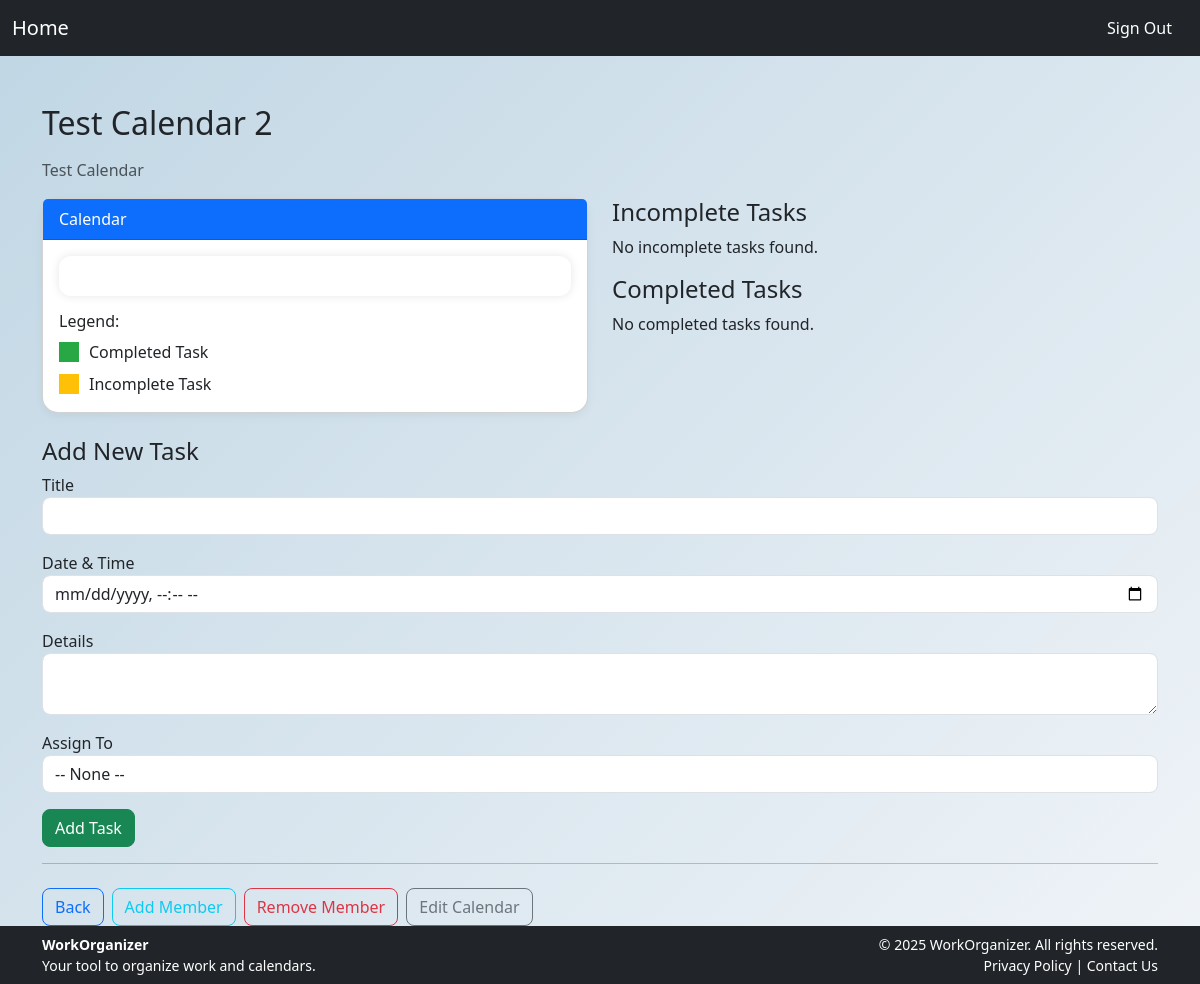
The page /view_calendar.php?id=2 (signed in) on the database its author committed.
### tables this page shows
CREATE TABLE `users_calendars` (
  `id` int(3) NOT NULL,
  `calendar_id` int(11) NOT NULL,
  `user_id` int(11) NOT NULL,
  `role_id` int(11) NOT NULL
);

CREATE TABLE `calendars` (
  `id` int(11) NOT NULL,
  `title` varchar(100) NOT NULL,
  `description` text NOT NULL
);

### view_calendar.php (the view, shortened to what this page needs)
<?php
include 'header.php';
$host = 'localhost';
$db = 'workorganizer_db';
$user = 'root';
$pass = '';
try {
    $pdo = new PDO("mysql:host=$host;dbname=$db;charset=utf8mb4", $user, $pass);
    $pdo->setAttribute(PDO::ATTR_ERRMODE, PDO::ERRMODE_EXCEPTION);
} catch (PDOException $e) {
    die("DB connection failed: " . $e->getMessage());
}
$userId = $_SESSION['user_id'] ?? null;
$calendarId = isset($_GET['id']) ? intval($_GET['id']) : null;
$stmt = $pdo->prepare("
SELECT * FROM calendars c
JOIN users_calendars uc
ON c.id = uc.calendar_id
WHERE c.id = ? AND uc.user_id = ?");
$stmt->execute([$calendarId, $userId]);
$calendar = $stmt->fetch(PDO::FETCH_ASSOC);
$stmt = $pdo->prepare("
    SELECT rp.permission_id
    FROM role_permissions rp
    JOIN users_calendars uc
    ON uc.role_id = rp.role_id
    WHERE uc.calendar_id = ? AND uc.user_id = ?
");
$stmt->execute([$calendarId, $userId]);
$userRolePermission = $stmt->fetchAll(PDO::FETCH_COLUMN);
$incompleteEvents = $pdo->prepare("
    SELECT e.*, u.name AS assigned_to
    FROM events e
    LEFT JOIN task_assignments ta ON e.event_id = ta.event_id
    LEFT JOIN users u ON ta.user_id = u.user_id
    WHERE e.calendar_id = ? AND e.is_complete = 0
    ORDER BY e.date ASC
");
$incompleteEvents->execute([$calendarId]);
$incompleteEvents = $incompleteEvents->fetchAll(PDO::FETCH_ASSOC);
$completeEvents = $pdo->prepare("SELECT * FROM events WHERE calendar_id = ? AND is_complete = 1 ORDER BY date ASC");
$completeEvents->execute([$calendarId]);
$completeEvents = $completeEvents->fetchAll(PDO::FETCH_ASSOC);
$editingEvent = null;
?>
<!DOCTYPE html>
<html lang="en">
<head>
    <link rel="stylesheet" href="https://cdn.jsdelivr.net/npm/bootstrap@5.3.0/dist/css/bootstrap.min.css">
    <link rel="stylesheet" href="https://cdn.jsdelivr.net/npm/bootstrap-icons@1.10.5/font/bootstrap-icons.css">
    <link rel="stylesheet" href="https://cdnjs.cloudflare.com/ajax/libs/fullcalendar/3.10.2/fullcalendar.min.css">
    <link rel="stylesheet" href="https://cdnjs.cloudflare.com/ajax/libs/animate.css/4.1.1/animate.min.css"/>
</head>
<body>
<main class="container mt-5">
    <h2 class="mb-3"><?= htmlspecialchars($calendar['title']) ?></h2>
    <p class="text-muted"><?= htmlspecialchars($calendar['description']) ?></p>
    <div class="row">
        <div class="col-md-6">
            <div class="card mb-4">
                <div class="card-header bg-primary text-white">Calendar</div>
                <div class="card-body">
                    <div id="calendar"></div>
                    <div class="mt-3">
                        <h6>Legend:</h6>
                        <div class="d-flex align-items-center mb-2">
                            <div style="width: 20px; height: 20px; background-color: #28a745; margin-right: 10px;"></div>
                            <span>Completed Task</span>
                        </div>
                        <div class="d-flex align-items-center">
                            <div style="width: 20px; height: 20px; background-color: #ffc107; margin-right: 10px;"></div>
                            <span>Incomplete Task</span>
                        </div>
                    </div>
                </div>
            </div>
        </div>
        <div class="col-md-6">
            <h4>Incomplete Tasks</h4>
            <?php if ($incompleteEvents): ?>
                <ul class="list-group mb-4">
                <?php foreach($incompleteEvents as $event): ?>
                    <li class="list-group-item d-flex justify-content-between align-items-start animate__animated animate__fadeIn">
                        <div>
                            <strong><?= htmlspecialchars($event['title']) ?></strong><br>
                            <small><?= htmlspecialchars($event['date']) ?></small>
                            <p><?= nl2br(htmlspecialchars($event['details'])) ?></p>
                            <?php if (!empty($event['assigned_to'])): ?>
                                <small class="text-muted">Assigned to: <?= htmlspecialchars($event['assigned_to']) ?></small>
                            <?php endif; ?>
                        </div>
                        <div>
                        <?php if(in_array(5, $userRolePermission)) {
                            echo '<button class="btn btn-sm btn-success toggle-complete" data-event-id="'.$event['event_id'].'" data-status="1" title="Mark Complete">
                                <i class="bi bi-check-circle"></i>
                            </button>';
                            }
                             if(in_array(4, $userRolePermission)) {
                            echo '<a href="?id='.$calendarId.'&edit_event='.$event['event_id'].'" class="btn btn-sm btn-outline-primary" title="Edit">
                                <i class="bi bi-pencil-square"></i>
                            </a>';
                             }
                            if(in_array(8, $userRolePermission)) {
                            echo '<a href="?id='.$calendarId.'&delete_event='.$event['event_id'].'" class="btn btn-sm btn-outline-danger" title="Delete">
                                <i class="bi bi-trash"></i>
                            </a>';
                            }
                            ?>
                        </div>
                    </li>
                <?php endforeach; ?>
                </ul>
            <?php else: ?>
                <p>No incomplete tasks found.</p>
            <?php endif; ?>
            <h4>Completed Tasks</h4>
            <?php if ($completeEvents): ?>
                <ul class="list-group mb-4">
                <?php foreach ($completeEvents as $event): ?>
                    <li class="list-group-item d-flex justify-content-between align-items-start animate__animated animate__fadeIn">
                        <div>
                            <strong><?= htmlspecialchars($event['title']) ?></strong><br>
                            <small><?= htmlspecialchars($event['date']) ?></small>
                           <p><?= nl2br(htmlspecialchars($event['details'])) ?></p>
                           <?php if (!empty($event['assigned_to'])): ?>
                               <small class="text-muted">Assigned to: <?= htmlspecialchars($event['assigned_to']) ?></small>
                           <?php endif; ?>
                        </div>
                        <div>
                        <?php if(in_array(5, $userRolePermission)) {?>
                            <button class="btn btn-sm btn-secondary toggle-complete" data-event-id="<?= $event['event_id'] ?>" data-status="0" title="Mark Incomplete">
                                <i class="bi bi-arrow-counterclockwise"></i>
                            </button>
                            <?php } ?>
                            <?php
                             if(in_array(4, $userRolePermission)) {
                            echo "Move to Incomplete";
                            echo '<a href="?id='.$calendarId.'&edit_event='.$event['event_id'].'" class="btn btn-sm btn-outline-primary" title="Edit">
                                <i class="bi bi-pencil-square"></i>
                            </a>';
                            }
                            if(in_array(8, $userRolePermission)) {
                                                        echo '<a href="?id='.$calendarId.'&delete_event='.$event['event_id'].'" class="btn btn-sm btn-outline-danger" title="Delete">
                                                            <i class="bi bi-trash"></i>
                                                        </a>';
                            }
                            ?>
                        </div>
                    </li>
                <?php endforeach; ?>
                </ul>
            <?php else: ?>
                <p>No completed tasks found.</p>
            <?php endif; ?>
        </div>
    </div>
    <?php
    if(in_array(7, $userRolePermission)){
    ?>
    <h4><?= $editingEvent ? 'Edit Task' : 'Add New Task'
    ?>
    </h4>
    <form method="POST" action="view_calendar.php?id=<?= $calendarId ?>">
        <div class="mb-3">
            <label>Title</label>
            <input type="text" name="title" class="form-control" required value="<?= htmlspecialchars($editingEvent['title'] ?? '') ?>">
        </div>
        <div class="mb-3">
            <label>Date & Time</label>
            <input type="datetime-local" name="date" class="form-control" required
                value="<?= isset($editingEvent['date']) ? date('Y-m-d\TH:i', strtotime($editingEvent['date'])) : '' ?>"
                min="<?= date('Y-m-d\TH:i') ?>">
        </div>
        <div class="mb-3">
            <label>Details</label>
            <textarea name="details" class="form-control"><?= htmlspecialchars($editingEvent['details'] ?? '') ?></textarea>
        </div>
        <?php
            if(in_array(3, $userRolePermission)) {
           ?>
            <div class="mb-3">
                <label>Assign To</label>
                <select name="assigned_user_id" class="form-control">
                    <option value="">-- None --</option>
                </select>
            </div>
        <?php
        }
        ?>
            <button class="btn btn-<?= $editingEvent ? 'primary' : 'success' ?>"><?= $editingEvent ? 'Update' : 'Add' ?> Task</button>
    </form>
<?php }; ?>
    <hr>
    <div class="mt-4 d-flex flex-wrap gap-2">
        <a href="homepage.php" class="btn btn-outline-primary">Back</a>
        <?php if(in_array(1, $userRolePermission)) { ?>
            <a href="add-member.php?id=<?= $calendarId ?>" class="btn btn-outline-info">Add Member</a>
            <?php if(in_array(2, $userRolePermission)) { ?>
                <a href="remove-member.php?id=<?= $calendarId ?>" class="btn btn-outline-danger">Remove Member</a>
                <a href="editCalendar.php?id=<?= urlencode($calendarId) ?>" class="btn btn-outline-secondary">Edit Calendar</a>
            <?php } } ?>
    </div>
</main>
<?php include 'footer.php'; ?>

### view_calendar.php (style rules this page uses)
body { background: #f8f9fa; font-family: 'Segoe UI', sans-serif; }
#calendar { max-width: 100%; background: white; padding: 20px; border-radius: 12px; box-shadow: 0 0 10px rgba(0,0,0,0.1); }
.card { border-radius: 1rem; box-shadow: 0 3px 10px rgba(0, 0, 0, 0.05); }
.form-control, .btn { border-radius: 0.5rem; }

### rows shown on the page
users_calendars: calendar.title "Test Calendar 2", calendar.description "Test Calendar"
